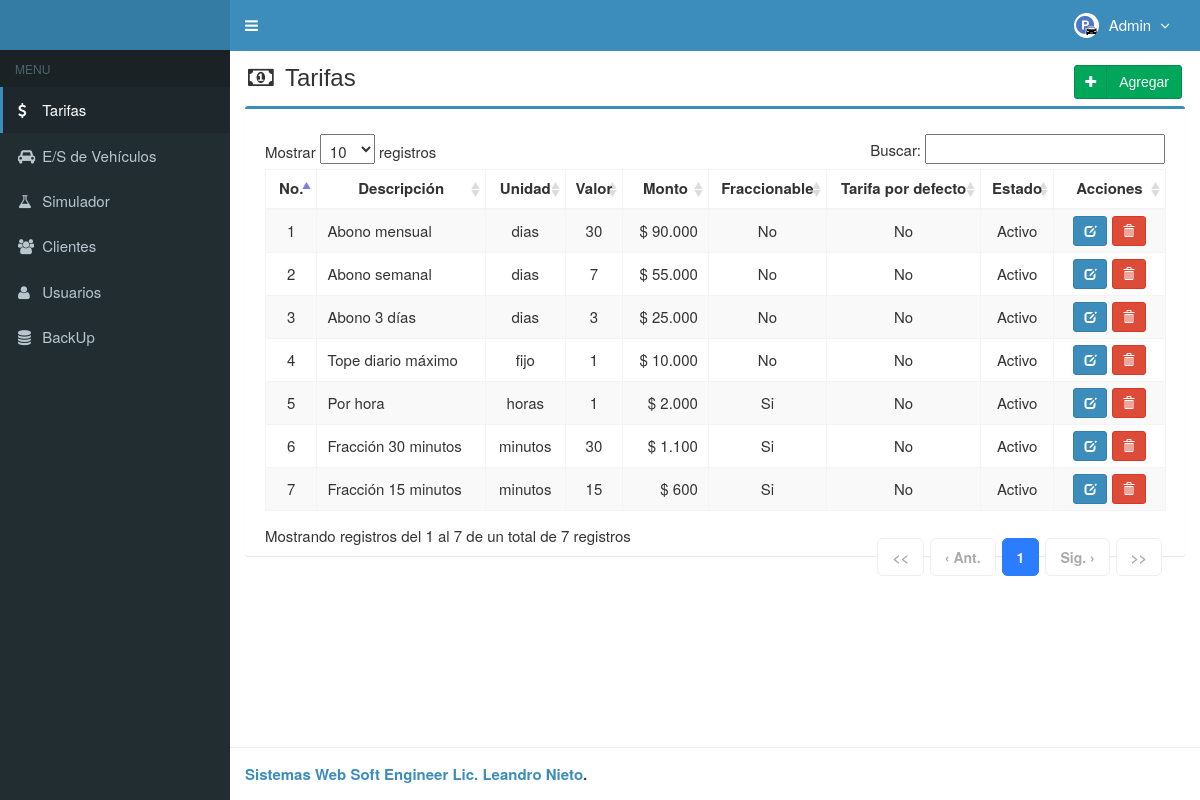
Page /main.php?module=tarifas (signed in) on the committed database.
### tables this page shows
CREATE TABLE `usuarios` (
  `id_user` int(3) NOT NULL,
  `username` varchar(50) NOT NULL,
  `name_user` varchar(50) NOT NULL,
  `password` varchar(50) NOT NULL,
  `email` varchar(50) DEFAULT NULL,
  `telefono` varchar(13) DEFAULT NULL,
  `foto` varchar(100) DEFAULT NULL,
  `permisos_acceso` enum('Super Admin','Gerente','Operador') NOT NULL,
  `status` enum('activo','bloqueado') NOT NULL DEFAULT 'activo',
  `created_at` timestamp NOT NULL DEFAULT current_timestamp(),
  `updated_at` timestamp NOT NULL DEFAULT current_timestamp() ON UPDATE current_timestamp()
);

CREATE TABLE `tarifas` (
  `id` int(11) NOT NULL,
  `descripcion` varchar(100) NOT NULL,
  `unidad` enum('minutos','horas','dias','fijo') NOT NULL,
  `valor` int(11) NOT NULL DEFAULT 1,
  `monto` decimal(10,2) NOT NULL,
  `es_tarifa_fraccionable` tinyint(1) NOT NULL DEFAULT 0,
  `es_default` tinyint(1) NOT NULL DEFAULT 0,
  `activo` tinyint(1) NOT NULL DEFAULT 1,
  `created_at` timestamp NOT NULL DEFAULT current_timestamp(),
  `es_tope_diario` tinyint(1) DEFAULT 0
);

### modules/tarifas/view.php (the view, shortened to what this page needs)
<section class="content-header">
  <h1>
    <i class="fa fa-money icon-title"></i> Tarifas
    <a class="btn btn-success btn-social pull-right"
       href="?module=form_tarifas&form=add"
       title="agregar" data-toggle="tooltip">
      <i class="fa fa-plus"></i> Agregar
    </a>
  </h1>
</section>
<section class="content">
  <div class="row">
    <div class="col-md-12">
      <div class="box box-primary">
        <div class="box-body">
          <table id="dataTables1" class="table table-bordered table-striped table-hover">
            <thead>
              <tr>
                <th class="center">No.</th>
                <th class="center">Descripción</th>
                <th class="center">Unidad</th>
                <th class="center">Valor</th>
                <th class="center">Monto</th>
                <th class="center">Fraccionable</th>
                <th class="center">Tarifa por defecto</th>
                <th class="center">Estado</th>
                <th class="center">Acciones</th>
              </tr>
            </thead>
            <tbody>
            <?php
            $no = 1;
            $query = mysqli_query(
              $mysqli,
              "SELECT * FROM tarifas ORDER BY id DESC"
            ) or die('error: '.mysqli_error($mysqli));
            while ($data = mysqli_fetch_assoc($query)) {
              $fraccionable = $data['es_tarifa_fraccionable'] == 1 ? 'Si' : 'No';
              $estado = $data['activo'] == 1 ? 'Activo' : 'Inactivo';
              $es_default  = $data['es_default'] == 1 ? 'Si' : 'No';
              echo "<tr>
                      <td width='30' class='center'>$no</td>
                      <td>$data[descripcion]</td>
                      <td class='center'>$data[unidad]</td>
                      <td class='center'>$data[valor]</td>
                      <td align='right'>$ ".number_format($data['monto'], 0, ',', '.')."</td>
                      <td class='center'>$fraccionable</td>
                      <td class='center'>$es_default</td>
                      <td class='center'>$estado</td>
                      <td class='center' width='90'>
                        <a data-toggle='tooltip' title='Modificar'
                           class='btn btn-primary btn-sm'
                           href='?module=form_tarifas&form=edit&id=$data[id]'>
                          <i style='color:#fff' class='glyphicon glyphicon-edit'></i>
                        </a>
                        <a data-toggle='tooltip' title='Eliminar'
                           class='btn btn-danger btn-sm'
                           href='modules/tarifas/proces.php?act=delete&id=$data[id]'
                           onclick=\"return confirm('¿Eliminar la tarifa $data[descripcion]?');\">
                          <i style='color:#fff' class='glyphicon glyphicon-trash'></i>
                        </a>
                      </td>
                    </tr>";
              $no++;
            }
            ?>
            </tbody>
          </table>
        </div>
      </div>
    </div>
  </div>
</section>

### top-menu.php (shortened to what this page needs)
<?php
require_once "config/database.php";
$query = mysqli_query($mysqli, "SELECT id_user, name_user, foto, permisos_acceso FROM usuarios WHERE id_user='$_SESSION[id_user]'")
                                or die('error: '.mysqli_error($mysqli));
$data = mysqli_fetch_assoc($query);
?>
<li class="dropdown user user-menu">
  <a href="#" class="dropdown-toggle" data-toggle="dropdown">
  <?php
  if ($data['foto']=="") { ?>
    <img src="assets/img/logo.webp" class="user-image" alt="User Image"/>
  <?php
  }
  else { ?>
    <img src="assets/img/logo.webp" class="user-image" alt="User Image"/>
  <?php
  }
  ?>
    <span class="hidden-xs"><?php echo $data['name_user']; ?> <i style="margin-left:5px" class="fa fa-angle-down"></i></span>
  </a>
</li>

### assets/css/style.css (style rules this page uses)
.btn-social *:first-child { border-right: 1px solid rgba(0, 0, 0, 0.1); bottom: 0; font-size: 1em !important; left: 0; line-height: 32px !important; position: absolute; text-align: center; top: 0; width: 32px !important; }
.content-header { padding: 15px 18px 0; position: relative; }
.center { text-align:center; }
.icon-title { margin-right: 5px; }
body { background-color: #fff; color: #333; font-size: 15px; line-height: 1.42857; }
table.dataTable tbody th, table.dataTable tbody td { padding: 6px 10px !important; line-height: 1.35; vertical-align: middle; }

### rows in the picture
usuarios: name_user "Admin"
tarifas: descripcion "Abono mensual", unidad "dias", valor "30", monto "90.000", es_tarifa_fraccionable "No", es_default "No", activo "Activo"
tarifas: descripcion "Abono semanal", unidad "dias", valor "7", monto "55.000", es_tarifa_fraccionable "No", es_default "No", activo "Activo"
tarifas: descripcion "Abono 3 días", unidad "dias", valor "3", monto "25.000", es_tarifa_fraccionable "No", es_default "No", activo "Activo"
tarifas: descripcion "Tope diario máximo", unidad "fijo", valor "1", monto "10.000", es_tarifa_fraccionable "No", es_default "No", activo "Activo"
tarifas: descripcion "Por hora", unidad "horas", valor "1", monto "2.000", es_tarifa_fraccionable "Si", es_default "No", activo "Activo"
tarifas: descripcion "Fracción 30 minutos", unidad "minutos", valor "30", monto "1.100", es_tarifa_fraccionable "Si", es_default "No", activo "Activo"
tarifas: descripcion "Fracción 15 minutos", unidad "minutos", valor "15", monto "600", es_tarifa_fraccionable "Si", es_default "No", activo "Activo"
